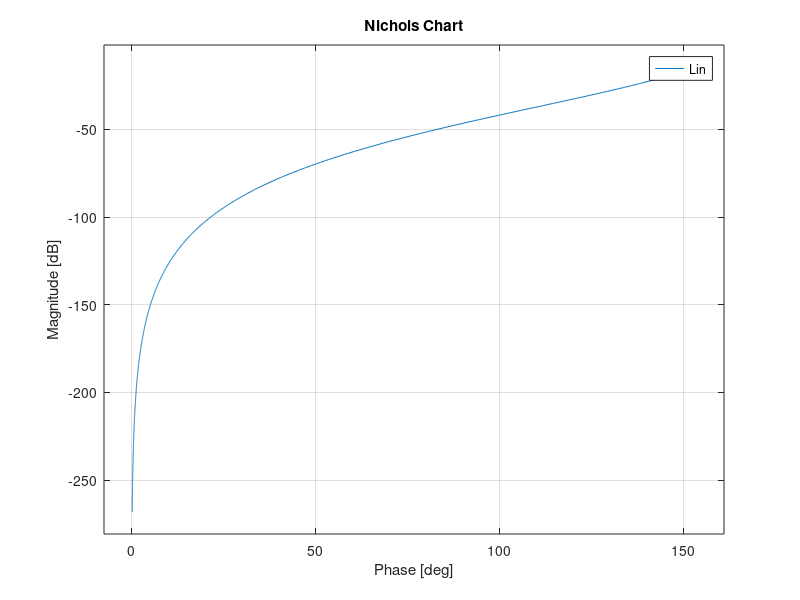

Source code (MATLAB): (Note: this script raises an error after producing the figure.)
s=tf('s');
Gp=-30/(s^3+3*s^2+2*s);
pole(Gp);
Kp=-30/2;
Gs=10;
Ga=0.06;
Gd=1;
Gr=1;
Da0=2.5*10^-3;
Dp0=8.5*10^-3;
wsm=40;
Kd=10;
R0=1;

Gf=1/(Kd*Gs);
Kc1=abs(Kd^2*R0/(2.5*10^-1*Kp*Ga));
Kc2=abs(Da0/(10^-2*Ga*Gf*Gs));
Kc3=abs(2*Dp0/(Kp*Ga*Gs*Gf*0.94));

as=5*10^-2;

MTHF=1.6*10^-5*Gs/as;
MTHFdb=20*log10(MTHF);

wH=wsm*10^(MTHFdb/40);

tr=2.5;
ts5=13;
alpha=0.05;

smor=sqrt(log(0.14)^2/(pi^2+log(0.14)^2));
Tp=1/(2*smor*sqrt(1-smor^2));
Tpdb=20*log10(Tp);
Sp=2*smor*sqrt(2+4*smor^2+2*sqrt(1+8*smor^2))/(sqrt(1+8*smor^2)+4*smor^2-1);
Spdb=20*log10(Sp);
wcMIN1=(pi-acos(smor))*sqrt(sqrt(1+4*smor^4)-2*smor^2)/(sqrt(1-smor^2))/tr;
wcMIN2=-log(alpha)*sqrt(sqrt(1+4*smor^4)-2*smor^2)/smor/ts5;

Kc=-0.22;
Gc=Kc/s;

Lin=minreal(zpk(Gc*Ga*Gp*Gs*Gf));

% figure(1)
% bode(Lin)
% hold on
% 
% figure(2)
% [num,den]=tfdata(Lin, 'v');
% nyquist1(num,den);
% hold on

figure(1)
nichols(Lin)
hold on

figure(1)
myngridst(Tp,Sp)
hold on

wcdes=0.8;
wnormz=32;
z=wcdes/wnormz;
Rz=1+s/z;

Gc=Gc*Rz;

Lin=minreal(zpk(Gc*Ga*Gp*Gs*Gf));

figure(1)
nichols(Lin)
hold on


wnormd=1.05;
md=4;
zd=wcdes/wnormd;
Rd=(1+s/zd)/(1+s/(md*zd));

Gc=Gc*Rd;

Lfin=minreal(zpk(Gc*Ga*Gp*Gs*Gf));
figure(1)
nichols(Lfin)
hold on

time=[0:tr/100:15];
T=Lfin/(1+Lfin);
figure(2)
step(T/(Gs*Gf),time)
hold on

[mgt,pht] = bode(T,40);
20*log10(mgt)
MTHFdb

figure(3)
bodemag(T)
hold on